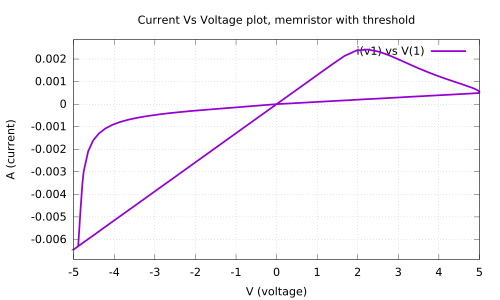

Write the gnuplot code that produced this figure.
#set terminal X11 noenhanced
set title "Current Vs Voltage plot, memristor with threshold"
set xlabel "V (voltage)"
set ylabel "A (current)"
set grid
unset logscale x 
set xrange [-4.998175e+00:4.998175e+00]
unset logscale y 
set yrange [-6.882404e-03:2.865581e-03]
#set xtics 1
#set x2tics 1
#set ytics 1
#set y2tics 1
set format y "%g"
set format x "%g"
plot '../ppt/curvolt.data' using 1:2 with lines lw 5 title "i(v1) vs V(1)"
set terminal push
set terminal pdf
set out '../ppt/curvolt.pdf'
replot
